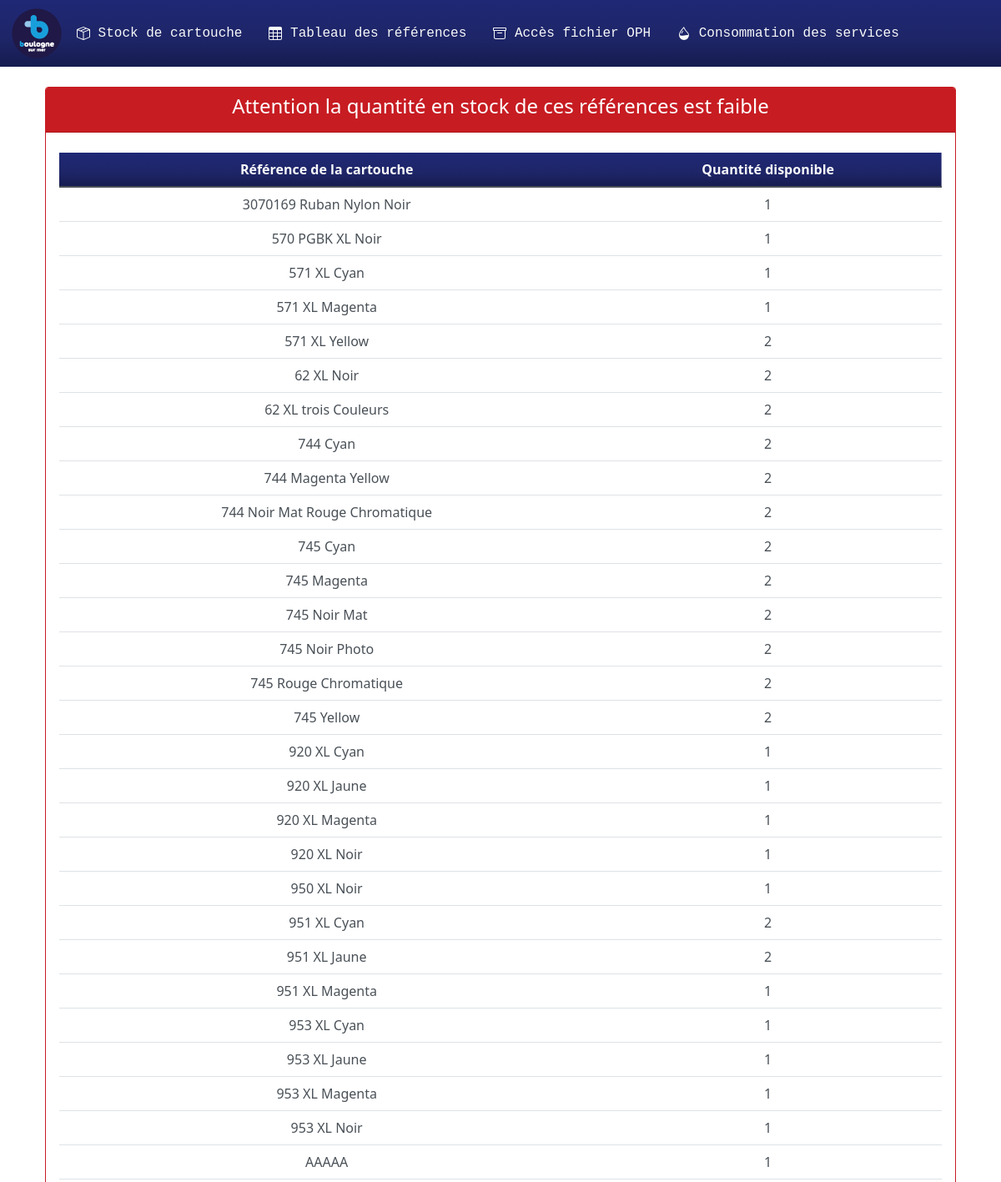
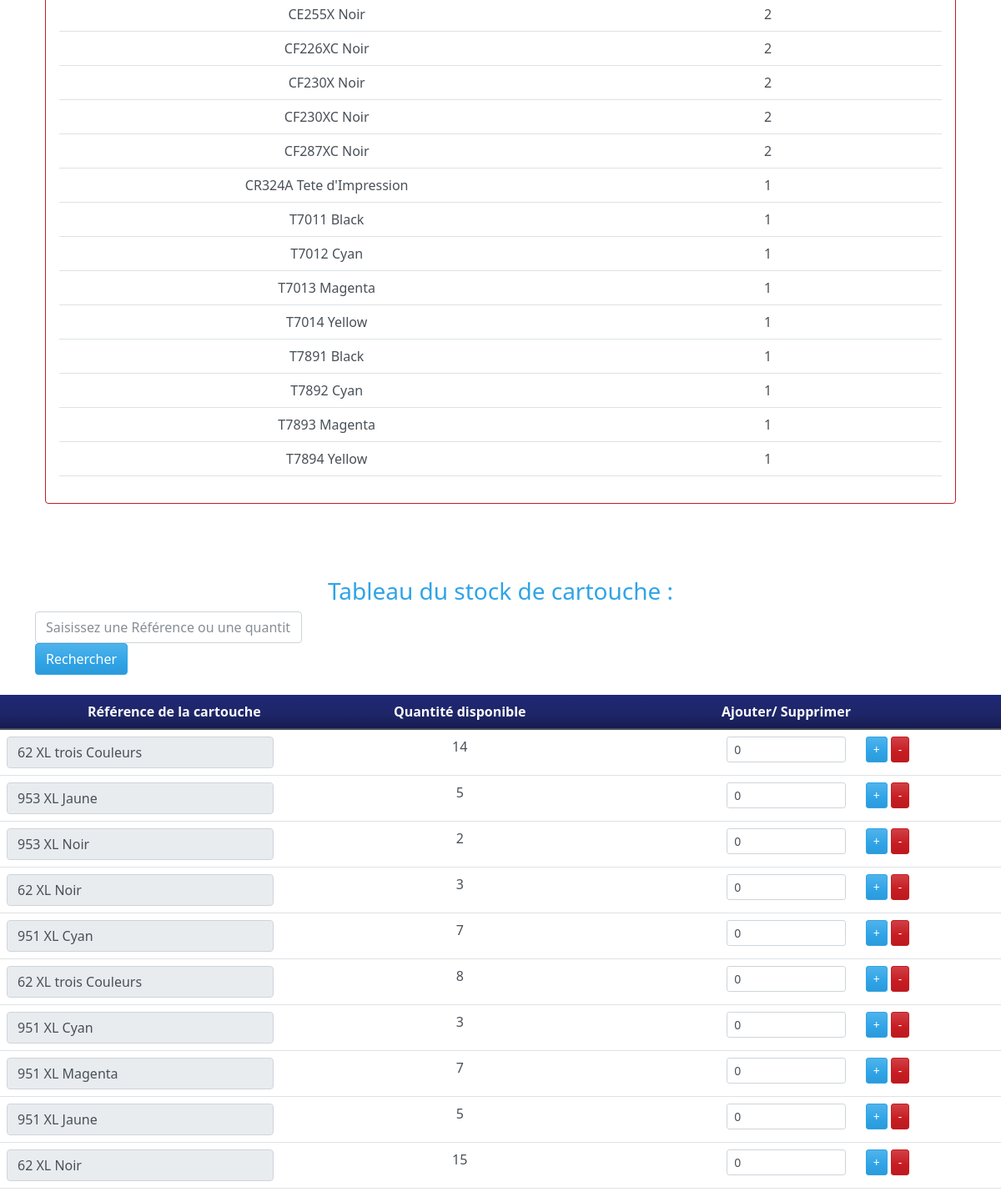
The app's page /Stock.php with its own data (2 pictures, top to bottom).
### tables this page shows
CREATE TABLE `cartouche_entree` (
  `IdEntree` int(11) NOT NULL,
  `CodeBarre` varchar(30) NOT NULL,
  `NomService` text,
  `DateEntree` date NOT NULL
);

### Requete/Requete_BDD.php (the view, shortened to what this page needs)
<?php
        function TableauQteRef()
        {
     global $connexion;
            $sql= "SELECT cartouche.NomCartouche, COUNT(cartouche_entree.CodeBarre) AS qteEntree, cartouche_entree.IdEntree FROM cartouche_entree INNER JOIN cartouche WHERE cartouche_entree.CodeBarre = cartouche.CodeBarre GROUP BY cartouche.CodeBarre";
            $stmt2= mysqli_stmt_init($connexion);
            if (!mysqli_stmt_prepare($stmt2,$sql)){
                echo "échec de la requête";
            }
            else {
                mysqli_stmt_execute($stmt2);
                $quantite_resultat = mysqli_stmt_get_result($stmt2);
                while ($Reference = mysqli_fetch_array($quantite_resultat, MYSQLI_ASSOC)) {
                    $id = $Reference['IdEntree'];
                    echo "<tr>
<form id='formAjout$id'>
    <td class='text-center'><input class='form-control' name='RefQte' type='text' id='RefQte$id' value='$Reference[NomCartouche]' disabled='' style='max-width: 20rem;'></td>
    <td class='text-center'>$Reference[qteEntree]</td>
    <td>
        <div class='container'>
          <div class='row row justify-content-end'>
          <div class='col-4'>
            <input class='form-control form-control-sm' type='number' value='0' id='nbRep$id' name='nbRep' >
          </div>
          <div class='col-4'>
  <input type='button' value='+' class='btn btn-primary btn-sm' id='btnPlus_$id' data-id='$id' onclick='confirmPlus($id)'>
  <input type='button' value='-' class='btn btn-danger btn-sm' id='btnMoins_$id' data-id='$id' onclick='confirmMoins($id)'>
             </div>
  </div>
</div>
        </form>
    </td>
    </div>
    </tr>";
                }
            }
        }
        function TableauQteFaible(){
            global $connexion;
            $sql= "SELECT COUNT(*) AS nb_cartouche, NomCartouche FROM cartouche GROUP BY NomCartouche HAVING nb_cartouche =1 OR nb_cartouche =2";
            $stmt2= mysqli_stmt_init($connexion);
            if (!mysqli_stmt_prepare($stmt2,$sql)){
                echo "échec de la requête";
            }
            else {
                mysqli_stmt_execute($stmt2);
                $quantite_resultat = mysqli_stmt_get_result($stmt2);
                while ($Reference = mysqli_fetch_array($quantite_resultat, MYSQLI_ASSOC)) {
                    echo "<tr>
    <td class='text-center'>$Reference[NomCartouche]</td>
    <td class='text-center'>$Reference[nb_cartouche]</td>
    </tr>";
                }
            }
        }

### Stock.php (shortened to what this page needs)
<!doctype html>
<html lang="en">
<head>
    <link rel="stylesheet" type="text/css" href="../css/bootstrap.css">
    <link rel="stylesheet" type="text/css" href="../css/Custom.css">
</head>
<body>
<?php include "navbar.php"?>
<div class="container p-4">
    <div class="row">
        <article><div class="card text-white border-danger mb-3" style="max-width: 80rem;">
            <div class="card-header bg-danger"><h4 class="card-title text-center">Attention la quantité en stock de ces références est faible </h4></div>
            <div class="card-body">
                <table class='table table-hover mt-2'>
                    <thead class='bg-primary text-light text-center '>
                    <tr>
                        <th>Référence de la cartouche</th>
                        <th> Quantité disponible </th>
                    </tr>
                    </thead>
                    <tbody>
                    <?php
                    include "Requete/Requete_BDD.php";
                    TableauQteFaible();
                    ?>
                    </tbody>
                </table>
            </div>
    </div>
        </article>
    </div>
</div>
<div class="mt-5">
    <h3 class="text-primary text-center"> Tableau du stock de cartouche : </h3>
</div>
<div class="container">
    <div class="row">
        <form method="get" action="Stock.php">
            <div class="col">
                <input type="text" name="recherche" class="form form-control" style="max-width: 20rem" placeholder="Saisissez une Référence ou une quantité">
            </div>
            <div class="col">
                <input type="submit" class="btn btn-primary" value="Rechercher">
            </div>
        </form>
    </div>
</div>
<table class='table table-hover mt-4'>
    <thead class='bg-primary text-light text-center'>
    <tr>
        <th>Référence de la cartouche</th>
        <th> Quantité disponible </th>
        <th> Ajouter/ Supprimer</th>
    </tr>
    </thead>
    <tbody>
    <?php
    if(isset($_GET['recherche']))
{
    $recherche=$_GET['recherche'];
    RechercheQteRef($recherche);
}
else
{
    TableauQteRef();
}
    ?>
    </tbody>
</table>
</body>
</html>

### navbar.php (shortened to what this page needs)
<nav class="navbar navbar-expand-lg navbar-dark bg-primary sticky-top">
    <div class="container-fluid">
        <a href="index.php"><img src="../img/logo_ville_boulogne_sur_mer.png" ></a>
        <div class="collapse navbar-collapse" id="navbarColor01">
            <ul class="navbar-nav">
                <li class="nav-item">
                    <a class="nav-link text-light font-monospace px-3" href="Stock.php">
                        Stock de cartouche
                    </a>
                </li>
                <li class="nav-item">
                    <a class="nav-link text-light font-monospace px-3" href="Tableau_reference.php">
                        Tableau des références
                    </a>
                </li>
                <li class="nav-item">
                    <a class="nav-link text-light font-monospace px-3" href="Fichier_OPH.php">
                        Accès fichier OPH
                    </a>
                </li>
                <li class="nav-item ">
                    <a class="nav-link text-light font-monospace px-3 " href="Conso_Service.php">
                        Consommation des services
                    </a>
                </li>
            </ul>
        </div>
    </div>
</nav>

### records on screen
cartouche_entree: RefQte "62 XL trois Couleurs", Reference "14"
cartouche_entree: RefQte "953 XL Jaune", Reference "5"
cartouche_entree: RefQte "953 XL Noir", Reference "2"
cartouche_entree: RefQte "62 XL Noir", Reference "3"
cartouche_entree: RefQte "951 XL Cyan", Reference "7"
cartouche_entree: RefQte "62 XL trois Couleurs", Reference "8"
cartouche_entree: RefQte "951 XL Cyan", Reference "3"
cartouche_entree: RefQte "951 XL Magenta", Reference "7"
cartouche_entree: RefQte "951 XL Jaune", Reference "5"
cartouche_entree: RefQte "62 XL Noir", Reference "15"

### other values on screen
$Reference[NomCartouche] "3070169 Ruban Nylon Noir"
$Reference[nb_cartouche] "1"
$Reference[NomCartouche] "570 PGBK XL Noir"
$Reference[NomCartouche] "571 XL Cyan"
$Reference[NomCartouche] "571 XL Magenta"
$Reference[NomCartouche] "571 XL Yellow"
$Reference[nb_cartouche] "2"
$Reference[NomCartouche] "62 XL Noir"
$Reference[NomCartouche] "62 XL trois Couleurs"
$Reference[NomCartouche] "744 Cyan"
$Reference[NomCartouche] "744 Magenta Yellow"
$Reference[NomCartouche] "744 Noir Mat Rouge Chromatique"
$Reference[NomCartouche] "745 Cyan"
$Reference[NomCartouche] "745 Magenta"
$Reference[NomCartouche] "745 Noir Mat"
